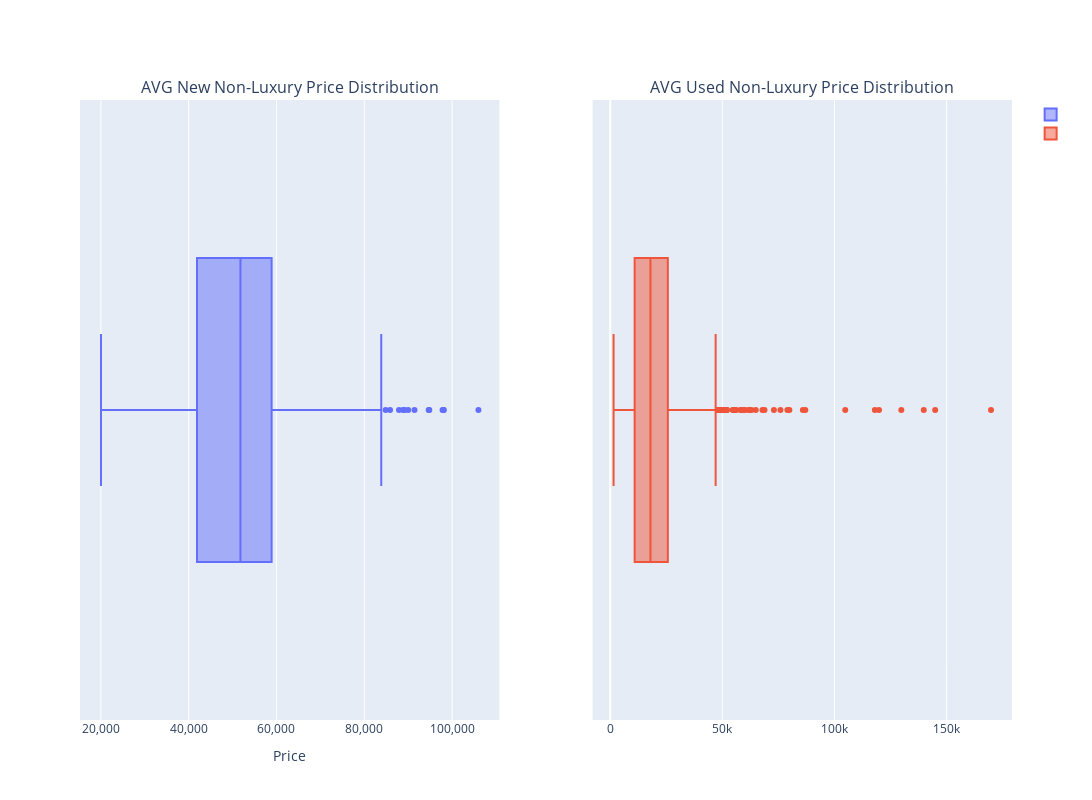

Notebook code cell kept with this figure:
### Markdown cell above
### AVG Price Distribution for New and Used Non-Luxury Brands

### Code cell
# Create subplots with 1 row and 2 columns
fig = make_subplots(rows=1, cols=2, subplot_titles=('AVG New Non-Luxury Price Distribution', 'AVG Used Non-Luxury Price Distribution'))

# Plot AVG New Non-Luxury
fig.add_trace(
    go.Box(x=new_nonlux['price'], name=''),
    row=1, col=1
)

# Plot AVG Used Non-Luxury
fig.add_trace(
    go.Box(x=used_nonlux['price'], name=''),
    row=1, col=2
)

# Update layout for the entire figure
fig.update_layout(
    xaxis_title='Price',
    height=800,
    width=1150,
    title={
        #'text': 'Combined Non-Luxury Price Distributions',
        'y': 0.9,
        'x': 0.5,
        'xanchor': 'center',
        'yanchor': 'top',
        'font': {'size': 18, 'family': 'bold'}
    },
    xaxis=dict(tickformat=',')  # Ensuring the price is not in scientific notation
)

# Show the figure without Plotly watermark
fig.show(config={'displaylogo': False})

### Figure 1 — Plotly figure (JSON) as saved in the notebook; plotly's stock layout.template omitted (floating-point values rounded to 4 significant figures; data arrays with more than 128 entries replaced by an {"elided": "..."} marker saying what was removed)
{"data": [{"name": "", "type": "box", "x": {"elided": "504 int values"}, "xaxis": "x", "yaxis": "y"}, {"name": "", "type": "box", "x": {"elided": "830 int values"}, "xaxis": "x2", "yaxis": "y2"}], "layout": {"annotations": [{"font": {"size": 16}, "showarrow": false, "text": "AVG New Non-Luxury Price Distribution", "x": 0.225, "xanchor": "center", "xref": "paper", "y": 1, "yanchor": "bottom", "yref": "paper"}, {"font": {"size": 16}, "showarrow": false, "text": "AVG Used Non-Luxury Price Distribution", "x": 0.775, "xanchor": "center", "xref": "paper", "y": 1, "yanchor": "bottom", "yref": "paper"}], "height": 800, "title": {"font": {"family": "bold", "size": 18}, "x": 0.5, "xanchor": "center", "y": 0.9, "yanchor": "top"}, "width": 1150, "xaxis": {"anchor": "y", "domain": [0, 0.45], "tickformat": ",", "title": {"text": "Price"}}, "xaxis2": {"anchor": "y2", "domain": [0.55, 1]}, "yaxis": {"anchor": "x", "domain": [0, 1]}, "yaxis2": {"anchor": "x2", "domain": [0, 1]}}}
